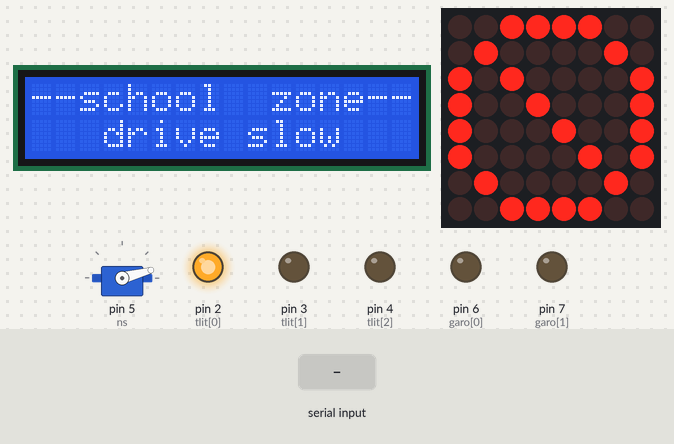
The sketch below on a simulated Arduino Uno, built with avr-gcc and run on an emulated ATmega328P. Shown: servo, 16×2 character LCD, 8×8 LED matrix, output pins drawn as LEDs (lit = HIGH). The inputs (shaded band) are chosen by the test bench. What the sketch prints to the serial monitor is not drawn.

Above: at 1.2 s.
1.3 s: "a" received over Serial
At 2.5 s:
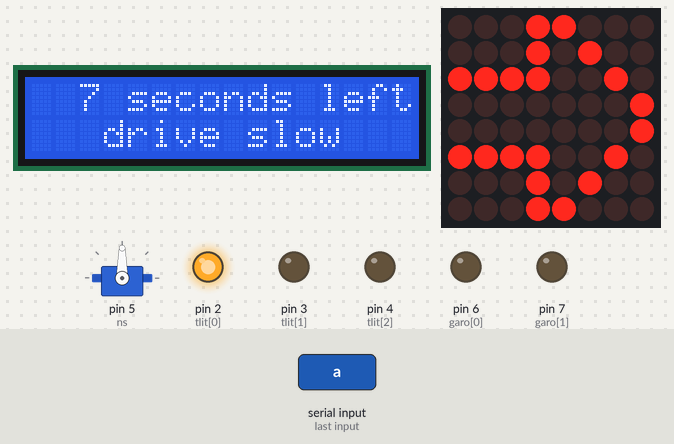
At 3.7 s:
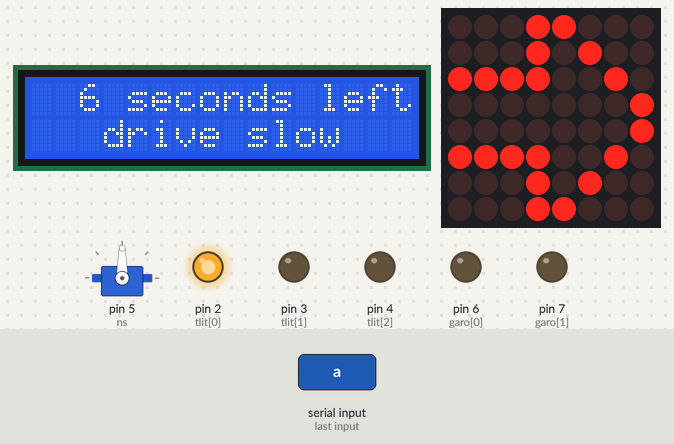
Timing chart, 0 to 10.3 s (numbered marks = the images above; inputs shaded):
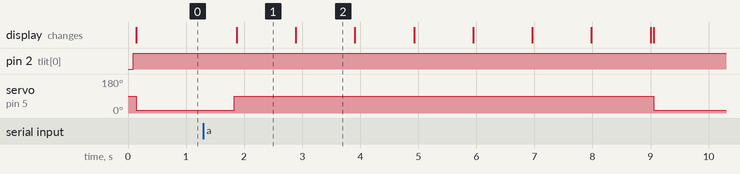

The sketch:

traffic_lit_auto.ino
```cpp
#include <Wire.h>
#include <LiquidCrystal_I2C.h>
LiquidCrystal_I2C lcd(0x27,16,2);
#include <Servo.h>
#include "LedControl.h"
LedControl lc = LedControl(12, 11, 10, 1);
byte go[] = {B00011000,B00010100,B11110010,B00000001,B00000001,B11110010,B00010100,B00011000};
byte red[] =  {B00111100,B01000010,B10100001,B10010001,B10001001,B10000101,B01000010,B00111100};
  int tlit[] = {2,3,4};//신호등 led
  int garo[] = {6,7};// 가로등 led
  char s;
  Servo ns;
  int pos = 0;
void setup() {
  lc.shutdown(0, false);
  lc.setIntensity(0, 1);
  lc.clearDisplay(0);
  Serial.begin(9600);
  ns.attach(5);
  pinMode(garo[0],OUTPUT);
  pinMode(garo[1],OUTPUT);
  for(int i=0;i<=2;i++) pinMode(tlit[i],OUTPUT);
  Serial.println("명령을 입력하시오");
    lcd.init();
  lcd.backlight();
}
void loop() {
    lcd.setCursor(0,0);
    lcd.print("--school  zone--");
    lcd.setCursor(0,1);
    lcd.print("   drive slow");
    if(Serial.available())
    {
      s = Serial.read();
      if(s == 'b'){
            Serial.println("학교 옆 신호등 : 파란불");
            digitalWrite(tlit[0],LOW);
            digitalWrite(tlit[1],LOW);
            digitalWrite(tlit[2],HIGH);
            Serial.print("학교 옆 신호등 :");
            Serial.print(7);
            Serial.print("초\n");
            delay(1000);
            for(int e=6;e>=2;e--)
            {
            Serial.print("학교 옆 신호등 :");
            Serial.print(e);
            Serial.print("초\n");
            delay(1000);
            }
            Serial.print("학교 옆 신호등 : 노란불\n");
            digitalWrite(tlit[0],LOW);
            digitalWrite(tlit[1],HIGH);
            digitalWrite(tlit[2],LOW);
            Serial.print("학교 옆 신호등 : 1초\n");
            delay(1000);
            Serial.println("학교 옆 신호등 : 빨간불");

      }

       if(s == 'a')
      {
        ns.write(90);
       Serial.println("학교 앞 신호등 : 파란불");
       Serial.println("차단기가 올라갑니다");
          for(int i=7;i>=1;i--)
         {
         display_go();
           Serial.print("학교 앞 신호등 :");
             Serial.print(i);
            Serial.print("초\n");
            lcd.setCursor(0,0);
            lcd.print(" ");
            lcd.print(" ");
            lcd.print(i);
            lcd.print(" ");
            lcd.print("seconds left");
           delay(1000);
       }
       Serial.println("학교 앞 신호등 : 빨간불");
        Serial.println("차단기가 내려갑니다");
      }

    }
  else
  {
 digitalWrite(tlit[0],HIGH);
 digitalWrite(tlit[1],LOW);
 digitalWrite(tlit[2],LOW);
 delay(50);
 display_red();
 ns.write(15);
 delay(500);
  }
}
void display_go()
{
    for (int o = 0; o < 8 ; o++)
    {
      lc.setRow(0, o, go[o]);
    }
}
void display_red()
{
      for (int p = 0; p< 8 ; p++)
    {
      lc.setRow(0, p, red[p]);


    }
}
```

Measured:
- after the input at 1.3 s, servo on pin 5 (ns): 15° → 90° after 0.53 s, → 15° 7.2 s later; the display: changes after 0.58 s (image 1)
- what the display in image 1 shows lasts 1.0 s, from 1.9 s to 2.9 s
